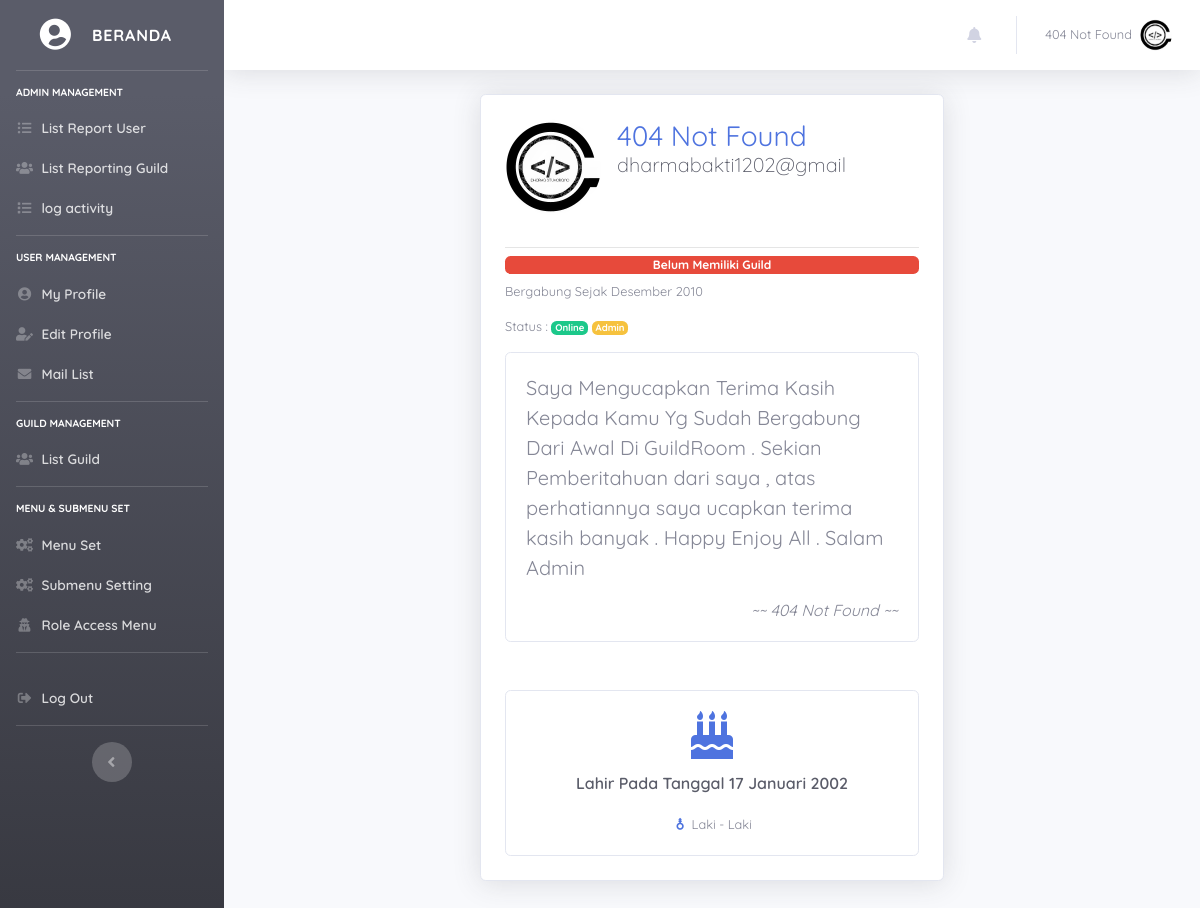
The app's page /attr/User/index.php?mod=profile (signed in) with its own data.
### tables this page shows
CREATE TABLE `guild_info_member` (
  `id_user` int(11) NOT NULL,
  `full_name` varchar(250) NOT NULL,
  `username` varchar(200) NOT NULL,
  `password` varchar(250) NOT NULL,
  `role` int(1) NOT NULL,
  `email` varchar(155) NOT NULL,
  `biografi` text NOT NULL,
  `foto_profil` varchar(250) NOT NULL,
  `tgl_join` date NOT NULL,
  `is_aktif` int(1) NOT NULL,
  `guild_id` int(11) NOT NULL,
  `gender` int(1) NOT NULL,
  `tgl_lahir` date NOT NULL
);

CREATE TABLE `menu` (
  `id_menu` int(11) NOT NULL,
  `menu` varchar(250) NOT NULL
);

CREATE TABLE `sub_menu` (
  `id` int(11) NOT NULL,
  `menu_id` int(11) NOT NULL,
  `title` varchar(250) NOT NULL,
  `url` varchar(250) NOT NULL,
  `is_aktif` int(1) NOT NULL,
  `icon` varchar(250) NOT NULL
);

CREATE TABLE `guild_role` (
  `id_role` int(11) NOT NULL,
  `role` varchar(100) NOT NULL
);

### config/config.php (called while the page is built, shortened)
<?php
$hostname = 'localhost';
$username = 'root';
$pass = '';
$dbname = 'guild';
$conn = mysqli_connect($hostname,$username,$pass,$dbname);
function query($query) {
    global $conn;
    $result = mysqli_query($conn, $query);
    $rows   = [];
    while ($row = mysqli_fetch_assoc($result)) {
        $rows[] = $row;
    }
    return $rows;
}
?>

### attr/User/profile/profile.php (the view, shortened to what this page needs)
<div class="card shadow rounded p-4 col-lg-6 mx-auto mt-2 mb-5">
    <div class="d-inline-flex flex-wrap mb-4">
    <?php if($detail['foto_profil'] > 0) : ?>
    <a href="<?= base_url; ?>/assets/img/user-icon/<?= $detail['foto_profil']?>" class="example-image-link" data-lightbox="example-image" data-title="<?= $detail['full_name'] ?>">
    <img src="<?= base_url; ?>/assets/img/user-icon/<?= $detail['foto_profil']?>" alt="Profil Saya" class="example-image img-profile rounded-circle">
    </a>
    <?php endif ?>
    <h2 class="h3 mx-3 d-sm-inline text-primary"><?= $detail['full_name']; ?>
    <p class="lead text-dark display-5"><?= substr($detail['email'],0,-4) ?>
</p>
</h2>
    </div>
<?php
$join = $detail['tgl_join'];
$lahir = $detail['tgl_lahir'];
$pecah = explode('-',$join);
$pecahLahir = explode('-',$lahir);
$tglLahir = $pecahLahir['2'];
$thnLahir = $pecahLahir['0'];
$bulanLahir = $pecahLahir['1'];
$tahun = $pecah['0'];
$bulan = $pecah['1'];
switch ($bulan) {
    case '12':
        $bulan = "Desember";
        break;
}
switch ($bulanLahir) {
    case '1':
        $blnLahir = "Januari";
        break;
}
$id = $detail['guild_id'];
$guildSaya = "SELECT * FROM guild_center WHERE id_guild = '$id'";
$saya = mysqli_query($conn,$guildSaya);
$gl = mysqli_fetch_assoc($saya);
?>
    <hr class="my-2">
    <?php if($gl > 0) : ?>
    <span class="text-muted mb-2 float-right">Guild : <span class="text-primary"> <i class="fa fa-check-circle fa-fw" aria-hidden="true"></i> <?= $gl['guild_name'];?> </span> </span>
    <?php elseif(!$gl) : ?>
    <span class="badge badge-danger mb-2 float-right">Belum Memiliki Guild</span>
    <?php endif ?>
    <p class="small">Bergabung Sejak <?= $bulan; ?> <?= $tahun; ?></p>
    <?php if( $detail['is_aktif'] > 0): ?>
    <p class="small">Status : <span class="badge badge-success"> Online </span> <span class="badge badge-warning"> <?= $detail['role']; ?> </span> </p>
    <?php endif?>
   <?php if($detail['biografi']) : ?>
    <div class="card">
      <div class="card-body">
        <blockquote class="blockquote small">
          <footer class="card-blockquote text-break">
              <?= $detail['biografi']; ?>
              <cite title="Source title" class="float-right mt-5 small display-4">~~ <?= $detail['full_name']; ?> ~~</cite>
            </footer>
        </blockquote>
      </div>
    </div>
   <?php endif ?>
   <div class="card text-center mt-5">
     <div class="card-body">
       <h4 class="card-title"><i class="fas fa-birthday-cake fa-2x fa-fw text-primary"></i></h4>
       <p class="card-text text-dark">Lahir Pada Tanggal <?= $tglLahir; ?> <?= $blnLahir; ?> <?= $thnLahir; ?></p>
       <?php if($detail['gender'] == '0'): ?>
       <span class="small">
           <i class="fa fa-venus-mars fa-fw text-primary" aria-hidden="true"></i> Unknown
        </span>
    <?php elseif($detail['gender'] == '1'): ?>
       <span class="small">
           <i class="fa fa-mars-stroke-v fa-fw text-primary" aria-hidden="true"></i> Laki - Laki
        </span>
    <?php elseif($detail['gender'] == '2'): ?>
       <span class="small">
           <i class="fas fa-venus fa-fw text-danger"></i> Perempuan
        </span>
       <?php endif ?>
     </div>
   </div>
</div>

### attr/temp/auth_header.php (shortened to what this page needs)
<?php
require_once '../../config/config.php';
$guild_session = $_SESSION['log_'];
$data_query = "SELECT * FROM guild_info_member INNER JOIN guild_role ON guild_role.id_role = guild_info_member.role WHERE username = '$guild_session' or email = '$guild_session'";
$query    = mysqli_query($conn,$data_query);
$detail = mysqli_fetch_assoc($query);
?>
<!DOCTYPE html>
<html lang="id">
<head>
  <link
    href="<?= base_url;?>/assets/vendor/fontawesome-free/css/all.min.css"
    rel="stylesheet" type="text/css">
  <link href="<?= base_url;?>/assets/css/sb-admin-2.css"
    rel="stylesheet">
  <link href="<?= base_url;?>/assets/css/style.css" rel="stylesheet">
  <link
    href="<?= base_url;?>/assets/vendor/lightbox/css/lightbox.min.css"
    rel="stylesheet">
</head>
<body id="page-top">
  <?php foreach($query as $row): ?>
  <div id="wrapper">
    <ul class="navbar-main navbar-nav bg-gradient-dark sidebar sidebar-dark accordion navbar-dark"
      id="accordionSidebar">
      <a class="sidebar-brand d-flex align-items-center justify-content-center" href="?mod=home">
        <div class="sidebar-brand-icon rotate-n-15">
          <i class="fa fa-user-circle fa-fw" aria-hidden="true"></i>
        </div>
        <div class="sidebar-brand-text mx-3">Beranda</div>
      </a>
      <hr class="sidebar-divider">
      <?php
      $id_role = $detail['id_role'];
      $queryMenu = "SELECT menu.id_menu , menu.menu FROM menu JOIN access_menu ON  menu.id_menu = access_menu.id_menu WHERE access_menu.id_role  = '$id_role' ORDER BY access_menu.id_menu ASC ";
      $tampilkanMenu = mysqli_query($conn,$queryMenu);
      ?>
      <?php foreach($tampilkanMenu as $m) : ?>
      <div class="sidebar-heading display-4 text-white">
        <?= $m['menu']; ?>
      </div>
      <?php
      $menuId = $m['id_menu'];
      $querySubMenu = "SELECT * FROM sub_menu WHERE menu_id = '$menuId' AND is_aktif =1 ";
      $tampilkanSubMenu = query($querySubMenu);
      ?>
      <?php foreach($tampilkanSubMenu as $sub) : ?>
      <li class="nav-item">
        <a class="nav-link pb-0"
          href="?mod=<?= $sub['url'] ?>">
          <i class="<?= $sub['icon']; ?> fa-fw"
            aria-hidden="true"></i>
          <span><?= $sub['title'] ?></span></a>
      </li>
      <?php endforeach; ?>
      <hr class="sidebar-divider mt-3">
      <?php endforeach; ?>
      <li class="nav-item">
        <a class="nav-link" href="<?= base_url; ?>/attr/auth_out"
          data-toggle="modal" data-target="#logoutModal">
          <i class="fas fa-fw fa-sign-out-alt"></i>
          <span>Log Out</span></a>
      </li>
      <hr class="sidebar-divider d-none d-md-block">
      <div class="text-center d-none d-md-inline">
        <button class="rounded-circle border-0" id="sidebarToggle"></button>
      </div>
    </ul>
    <div id="content-wrapper" class="d-flex flex-column">
      <div id="content">
        <nav class="navbar navbar-expand navbar-light bg-white topbar mb-4 static-top shadow">
          <ul class="navbar-nav ml-auto">
            <?php if($detail['id_role'] === '1') : ?>
            <li class="nav-item dropdown no-arrow mx-1">
              <a class="nav-link dropdown-toggle" href="#" id="alertsDropdown" role="button" data-toggle="dropdown"
                aria-haspopup="true" aria-expanded="false">
                <i class="fas fa-bell fa-fw"></i>
              </a>
            </li>
            <?php endif ?>
            <li class="nav-item dropdown no-arrow">
              <a class="nav-link dropdown-toggle" href="#" id="userDropdown" role="button" data-toggle="dropdown"
                aria-haspopup="true" aria-expanded="false">
                <span class="mr-2 d-lg-inline text-gray-600 small"><?= $detail['full_name']; ?></span>
                <img class="img-profile rounded-circle"
                  src="../../assets/img/user-icon/<?= $detail['foto_profil'] ?>"
                  alt="Profil Saya">
              </a>
            </li>
          </ul>
        </nav>
        <?php endforeach ?>

### records on screen
guild_info_member: full_name "404 Not Found", foto_profil (picture), email "dharmabakti1202@gmail", tgl_join "Desember", tgl_join "2010", guild_role.role "Admin", biografi "Saya Mengucapkan Terima Kasih Kepada Kamu Yg Sudah Bergabung Dari Awal Di GuildRoom . Sekian Pemberitahuan dari saya , atas perhatiannya saya ucapkan terima kasih banyak . Happy Enjoy All . Salam Admin", tgl_lahir "17", tgl_lahir "Januari", tgl_lahir "2002"
menu: menu "ADMIN MANAGEMENT"
sub_menu: title "List Report User"
sub_menu: title "List Reporting Guild"
sub_menu: title "log activity"
menu: menu "USER MANAGEMENT"
sub_menu: title "My Profile"
sub_menu: title "Edit Profile"
sub_menu: title "Mail List"
menu: menu "GUILD MANAGEMENT"
sub_menu: title "List Guild"
menu: menu "MENU & SUBMENU SET"
sub_menu: title "Menu Set"
sub_menu: title "Submenu Setting"
sub_menu: title "Role Access Menu"
